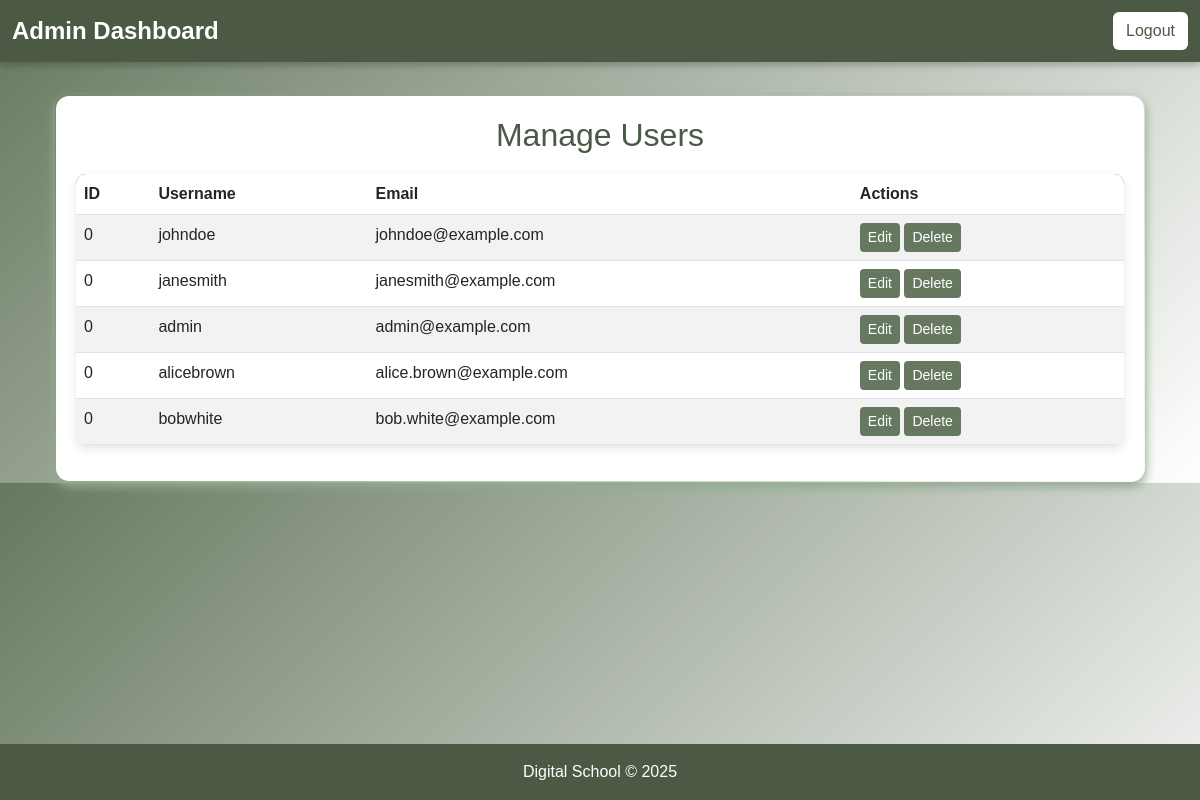
The page /module13/admin.php (signed in) on the database its author committed.
### tables this page shows
CREATE TABLE `users` (
  `id` int(255) NOT NULL,
  `name` varchar(255) NOT NULL,
  `username` varchar(255) NOT NULL,
  `email` varchar(255) NOT NULL,
  `password` varchar(255) NOT NULL,
  `confirm_password` varchar(255) NOT NULL,
  `is_admin` varchar(255) NOT NULL
);

### module13/admin.php (the view, shortened to what this page needs)
<?php
require_once("config.php");
$sql = "SELECT * FROM users";
$result = $conn->query($sql);
?>
<?php require_once("header.php"); ?>
<!DOCTYPE html>
<html lang="en">
<head>
</head>
<body>
    <div class="container mt-4">
        <div class="content-container">
            <h2>Manage Users</h2>
            <table class="table table-striped table-hover">
                <thead>
                    <tr>
                        <th>ID</th>
                        <th>Username</th>
                        <th>Email</th>
                        <th>Actions</th>
                    </tr>
                </thead>
                <tbody>
                <?php
                if($result->num_rows > 0){
                    while($row = $result->fetch_assoc()){
                        echo "<tr>
                                <td>{$row['id']}</td>
                                <td>".htmlspecialchars($row['username'])."</td>
                                <td>".htmlspecialchars($row['email'])."</td>
                                <td>
                                <a href = 'edit.php?id={$row['id']}' class = 'btn btn-warning btn-sm'>Edit</a>
                                <a href = 'delete.php?id={$row['id']}' class = 'btn btn-warning btn-sm'>Delete</a>
                                </td>
                              </tr>";
                    }
                } else{
                    echo "<tr><td colspan = '4' class = 'text-center'> No users found </td> </tr>";
                }
                ?>
                </tbody>
            </table>
        </div>
    </div>
</body>
<?php require_once("footer.php"); ?>
</html>

### module13/header.php (shortened to what this page needs)
<!DOCTYPE html>
<html lang="en">
<head>
    <link rel="stylesheet" href="https://cdn.jsdelivr.net/npm/bootstrap@5.3.0-alpha3/dist/css/bootstrap.min.css">
</head>
<body>
    <nav class="navbar navbar-expand-lg fixed-top">
        <div class="container-fluid">
            <a class="navbar-brand" href="admin.php">Admin Dashboard</a>
            <div class="d-flex">
                <a style ="background: white; color: #4B5945 " href="logout.php" class="btn mybtn">Logout</a>
            </div>
        </div>
    </nav>
    <div class="container mt-4">

### module13/footer.php (shortened to what this page needs)
</div>
<footer style = "background: #4B5945; color: white" class="text-white text-center py-3 mt-auto fixed-bottom" >
    <p class="mb-0" >Digital School &copy; <?php echo date('Y'); ?></p>
</footer>
</body>
</html>

### module13/header.php (style rules this page uses)
.navbar { background: #4B5945; box-shadow: 0 4px 6px rgba(0, 0, 0, 0.2); }
.navbar-brand { color: #fff; font-size: 1.5rem; font-weight: bold; transition: color 0.3s ease; }
body { padding-top: 70px; }

### module13/admin.php (style rules this page uses)
body { background: linear-gradient(135deg, #66785F, white); color: #fff; font-family: 'Arial', sans-serif; }
.content-container { background-color: #fff; border-radius: 15px; padding: 20px; box-shadow: 0 4px 10px #91AC8F; border: 2px solid transparent; background-clip: padding-box; }
table { border-radius: 10px; overflow: hidden; box-shadow: 0 4px 10px rgba(0, 0, 0, 0.1); }
.table thead { background-color: #66785F; color: white; }
.btn-warning { background: #66785F; border: none; color: #4B5945; transition: all 0.3s ease; color:white; }
h2 { color: #4B5945; text-align: center; margin-bottom: 20px; }

### rows shown on the page
users: id "0", username "johndoe", email "johndoe@example.com"
users: id "0", username "janesmith", email "janesmith@example.com"
users: id "0", username "admin", email "admin@example.com"
users: id "0", username "alicebrown", email "alice.brown@example.com"
users: id "0", username "bobwhite", email "bob.white@example.com"
